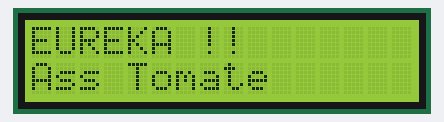
Recording of a sketch running on a simulated Arduino Uno, built with avr-gcc and run on an emulated ATmega328P. Shown: 16×2 character LCD.

Above: at 0.1 s.
At 1.1 s:
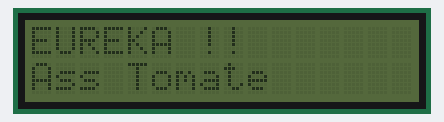

Measured:
- what the display in image 1 shows lasts 1.0 s, from 1.1 s to 2.1 s

The sketch:

DISPLAY_LCD_QUA16.ino
```cpp
#include <Wire.h>
#include <LiquidCrystal_I2C.h>

LiquidCrystal_I2C lcd(0x27,16,2);

void setup() {
  // put your setup code here, to run once:
  lcd.init();
}

void loop() {
  // put your main code here, to run repeatedly:
  Nome();
  Piscar();
}
```

nome.ino
```cpp
void Nome(){
  lcd.setCursor(0,0);
  lcd.print("EUREKA !!");
  lcd.setCursor(0,1);
  lcd.print("Ass Tomate");
}
```

numero.ino
```cpp
void Numero(int numero){

}
```

piscar.ino
```cpp
void Piscar (){
  lcd.setBacklight(HIGH);
  delay(1000);
  lcd.setBacklight(LOW);
  delay(1000);
}
```
